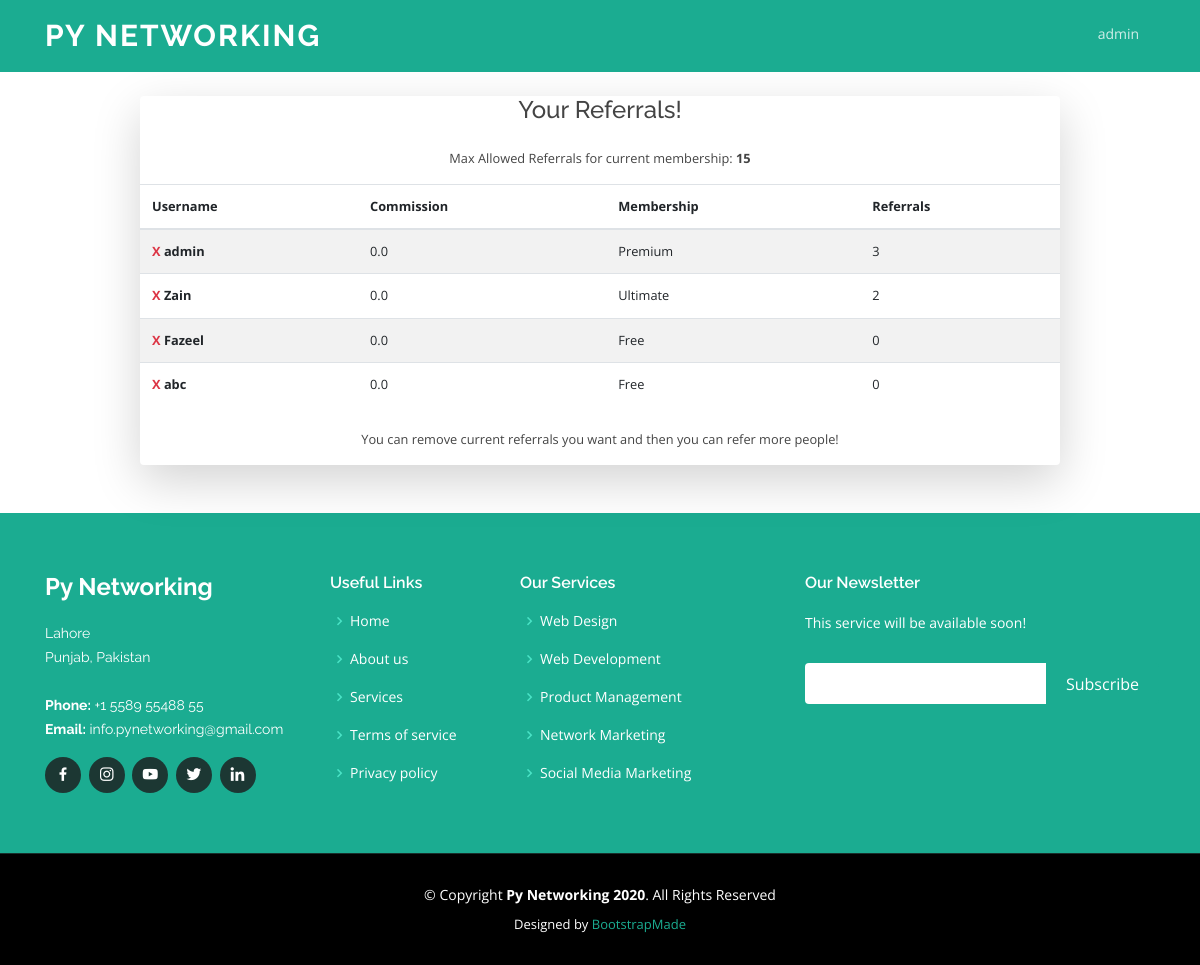
Page /member/referrals_info (signed in) on the committed database.
### member/models.py (models this page shows, shortened)
class Member(models.Model):
    user = models.OneToOneField(User, on_delete=models.CASCADE, primary_key=True)
    cnic = models.CharField(max_length=13, help_text="Without dashes")
    birth_date = models.DateField()
    GENDER_MALE = 0
    GENDER_FEMALE = 1
    GENDER_CHOICES = [(GENDER_MALE, 'Male'), (GENDER_FEMALE, 'Female')]
    gender = models.IntegerField(choices=GENDER_CHOICES,blank=True)
    phone_number = models.CharField(max_length=11,help_text="Starting with 03XX")
    address = models.TextField(max_length=256, blank=True)
    city = models.CharField(max_length=256, blank=True)
    state = models.CharField(max_length=256, blank=True)
    country = models.CharField(max_length=256, blank=True)
    phone_number_verified = models.BooleanField(default=False)
    email_verified = models.BooleanField(default=False)
    account = models.OneToOneField(Account,on_delete=models.CASCADE)
    membership = models.OneToOneField(Membership,on_delete=models.CASCADE)
    referral = models.OneToOneField(Referral,on_delete=models.CASCADE)

class Membership(models.Model):
    user = models.OneToOneField(User, on_delete=models.CASCADE, primary_key=True)
    type = models.ForeignKey(MembershipType,default='free', on_delete=models.CASCADE)
    start_date = models.DateField(default=timezone.now)
    end_date = models.DateField(default=timezone.now)

class MembershipType(models.Model):
    title = models.CharField(max_length=256)
    price = models.IntegerField(default=0)
    max_levels = models.IntegerField(default=0)
    max_referrals = models.IntegerField(default=7)
    months = models.IntegerField(default=0)
    commission_percentage = models.IntegerField(default=5)
    description = models.TextField(max_length=1024, blank=True)

class Referral(models.Model):
    user = models.OneToOneField(User, on_delete=models.CASCADE,related_name='User', primary_key=True)
    referred_by = models.ForeignKey(User,default='admin',related_name='referral', on_delete=models.CASCADE)
    total_referrals = models.IntegerField(default=0)
    commission = models.FloatField(default=0)

### member/views.py (the view)
# urls.py: path('referrals_info',views.referrals,name='referrals_info'),
@login_required
def referrals(request):
    member =Member.objects.get(user=request.user)
    below = Member.objects.filter(referral__referred_by=request.user)
    return render(request,'member/referral_info.html',{'referrals':below,'member':member})

### member/templates/member/referral_info.html (shortened to what this page needs)
{% extends 'base.html' %}
{% load static %}
 {% load widget_tweaks %}
{% block content %}
  <div class="container" style="padding-top: 2%;min-width: min-content" >
    <div class="row justify-content-center">
      <div class="col-xl-10 col-lg-12 col-md-9">
        <div class="card o-hidden border-0 shadow-lg my-5">
          <div class="card-body p-0">
            <div class="row">
              <div class="col-lg-12">
                <div class="p-0">
                  <div class="text-center">
                    <h1 class="h4 text-gray-900 mb-4">Your Referrals!</h1>
                      <p class="text-gray-300 small ">Max Allowed Referrals for current membership: <strong>{{ member.membership.type.max_referrals }}</strong></p>
                     </div>
                    <table class="table table-striped small">
                      <thead>
                        <tr>
                          <th scope="col">Username</th>
                          <th scope="col">Commission</th>
                          <th scope="col">Membership</th>
                          <th scope="col">Referrals</th>
                        </tr>
                      </thead>
                      <tbody>
                      {% for referral in referrals%}
                        <tr>
                          <th scope="row"><a class="text-danger" href="{% url 'referral_remove' referral.pk %}">X</a> {{ referral.referral.user }}</th>
                          <td>{{ referral.referral.commission }}</td>
                          <td>{{ referral.membership.type.title }}</td>
                          <td>{{ referral.referral.total_referrals }}</td>
                        </tr>
                      {% endfor %}
                      </tbody>
                    </table>
                <div class="text-center pt-2">
                    <p class="text-gray-200 small">You can remove current referrals you want and then you can refer more people!</p>
                </div>
              </div>
            </div>
          </div>
        </div>
      </div>
    </div>
  </div>
  </div>
{% endblock content %}

### member/templates/base.html (shortened to what this page needs)
{% load static %}
<!DOCTYPE html>
<html lang="en">
<head>Loading
    <link rel="stylesheet" href="https://stackpath.bootstrapcdn.com/bootstrap/4.4.1/css/bootstrap.min.css">
  <link href="{% static 'home/assets/vendor/bootstrap/css/bootstrap.min.css'  %}" rel="stylesheet">
  <link href="{% static 'home/assets/vendor/icofont/icofont.min.css'  %}" rel="stylesheet">
  <link href="{% static 'home/assets/vendor/boxicons/css/boxicons.min.css'  %}" rel="stylesheet">
  <link href="{% static 'home/assets/vendor/owl.carousel/assets/owl.carousel.min.css'  %}" rel="stylesheet">
  <link href="{% static 'home/assets/vendor/venobox/venobox.css'  %}" rel="stylesheet">
  <link href="{% static 'home/assets/vendor/aos/aos.css'  %}" rel="stylesheet">
  <link href="{% static 'home/assets/css/style.css'%}" rel="stylesheet">
</head>
<body>
  <header id="header" class="fixed-top">
    <div class="container d-flex">
      <div class="logo mr-auto">
       <h1 class="text-light"><a href={% url 'home' %}>Py Networking</a></h1>
      </div>
      <nav class="nav-menu d-none d-lg-block">
        <ul>
           {% if request.user.is_authenticated %}
            <li class="drop-down"><a href="">{{ request.user.username}}</a>
              </li>
            </ul>
               {% else%}
               <li><a href={% url 'login' %}>Login/SignUp</a></li>
            {% endif %}
      </nav>
    </div>
  </header>
  {% block content %}
  {% endblock %}
  <footer id="footer">
    <div class="footer-top">
      <div class="container">
        <div class="row">
          <div class="col-lg-3 col-md-6">
            <div class="footer-info">
              <h3>Py Networking</h3>
              <p>
                Lahore <br>
                Punjab, Pakistan<br><br>
                <strong>Phone:</strong> +1 5589 55488 55<br>
                <strong>Email:</strong> info.pynetworking@gmail.com<br>
              </p>
              <div class="social-links mt-3">
                <a href="https://www.facebook.com/pynetworking" class="facebook"><i class="bx bxl-facebook"></i></a>
                <a href="https://www.instagram.com/pynetworking/" class="instagram"><i class="bx bxl-instagram"></i></a>
                <a href="https://www.youtube.com/channel/UC60tYPSpQHFFvM3r72Sv3ZQ" class="google-plus"><i class="bx bxl-youtube"></i></a>
                <a href="https://twitter.com/PyNetworking" class="twitter"><i class="bx bxl-twitter"></i></a>
                <a href="https://www.linkedin.com/in/py-networking-3548661a8/" class="linkedin"><i class="bx bxl-linkedin"></i></a>
              </div>
            </div>
          </div>
          <div class="col-lg-2 col-md-6 footer-links">
            <h4>Useful Links</h4>
            <ul>
              <li><i class="bx bx-chevron-right"></i> <a href="{% url 'home' %}">Home</a></li>
              <li><i class="bx bx-chevron-right"></i> <a href="{% url 'home' %}">About us</a></li>
              <li><i class="bx bx-chevron-right"></i> <a href="{% url 'home' %}">Services</a></li>
              <li><i class="bx bx-chevron-right"></i> <a href="#">Terms of service</a></li>
              <li><i class="bx bx-chevron-right"></i> <a href="#">Privacy policy</a></li>
            </ul>
          </div>
          <div class="col-lg-3 col-md-6 footer-links">
            <h4>Our Services</h4>
            <ul>
              <li><i class="bx bx-chevron-right"></i> <a href="#">Web Design</a></li>
              <li><i class="bx bx-chevron-right"></i> <a href="#">Web Development</a></li>
              <li><i class="bx bx-chevron-right"></i> <a href="#">Product Management</a></li>
              <li><i class="bx bx-chevron-right"></i> <a href="#">Network Marketing</a></li>
              <li><i class="bx bx-chevron-right"></i> <a href="#">Social Media Marketing</a></li>
            </ul>
          </div>
          <div class="col-lg-4 col-md-6 footer-newsletter">
            <h4>Our Newsletter</h4>
            <p>This service will be available soon!</p>
            <form action="" method="post">
              <input type="email" name="email"><input type="submit" value="Subscribe">
            </form>
          </div>
        </div>
      </div>
    </div>
    <div class="container">
      <div class="copyright">
        &copy; Copyright <strong><span>Py Networking 2020</span></strong>. All Rights Reserved
      </div>
      <div class="credits">
        Designed by <a href="https://bootstrapmade.com/">BootstrapMade</a>
      </div>
    </div>
  </footer>
</body>
</html>

### static/home/assets/css/style.css (style rules this page uses)
body { font-family: "Open Sans", sans-serif; color: #444444; }
a { color: #1bac91; }
h1, h2, h3, h4, h5, h6 { font-family: "Raleway", sans-serif; }
#header { height: 72px; transition: all 0.5s; z-index: 997; transition: all 0.5s; padding: 15px 0; background: #1bac91; }
#header .logo h1 { font-size: 30px; margin: 0; padding: 6px 0; line-height: 1; font-weight: 700; letter-spacing: 2px; text-transform: uppercase; }
#header .logo h1 a, #header .logo h1 a:hover { color: #fff; text-decoration: none; }
.nav-menu, .nav-menu * { margin: 0; padding: 0; list-style: none; }
.nav-menu > ul > li { position: relative; white-space: nowrap; float: left; }
.nav-menu a { display: block; position: relative; color: rgba(255, 255, 255, 0.8); padding: 8px 0 12px 0; transition: 0.3s; font-size: 14px; font-family: "Open Sans", sans-serif; }
.nav-menu > ul > li > a:before { content: ""; position: absolute; width: 100%; height: 2px; bottom: 3px; left: 0; background-color: #1bac91; visibility: hidden; width: 0px; transition: all 0.3s ease-in-out 0s; }
.nav-menu .drop-down > a:after { content: "\ea99"; font-family: IcoFont; padding-left: 5px; }
.mobile-nav { position: fixed; top: 55px; right: 15px; bottom: 15px; left: 15px; z-index: 9999; overflow-y: auto; background: #fff; transition: ease-in-out 0.2s; opacity: 0; visibility: hidden; border-radius: 10px; padding: 10px 0; }
.mobile-nav * { margin: 0; padding: 0; list-style: none; }
.mobile-nav a { display: block; position: relative; color: #21413c; padding: 10px 20px; font-weight: 500; outline: none; }
.mobile-nav .drop-down > a:after { content: "\ea99"; font-family: IcoFont; padding-left: 10px; position: absolute; right: 15px; }
.mobile-nav .drop-down > a { padding-right: 35px; }
#footer { background: black; padding: 0 0 30px 0; color: #fff; font-size: 14px; }
#footer .footer-top { background: #1bac91; border-bottom: 1px solid #18302c; padding: 60px 0 30px 0; }
#footer .footer-top .footer-info { margin-bottom: 30px; }
#footer .footer-top .footer-info h3 { font-size: 24px; margin: 0 0 20px 0; padding: 2px 0 2px 0; line-height: 1; font-weight: 700; }
#footer .footer-top .footer-info p { font-size: 14px; line-height: 24px; margin-bottom: 0; font-family: "Raleway", sans-serif; color: #fff; }
#footer .footer-top .social-links a { font-size: 18px; display: inline-block; background: #1c3733; color: #fff; line-height: 1; padding: 8px 0; margin-right: 4px; border-radius: 50%; text-align: center; width: 36px; height: 36px; transition: 0.3s; }
#footer .footer-top h4 { font-size: 16px; font-weight: 600; color: #fff; position: relative; padding-bottom: 12px; }
#footer .footer-top .footer-links { margin-bottom: 30px; }
#footer .footer-top .footer-links ul { list-style: none; padding: 0; margin: 0; }
#footer .footer-top .footer-links ul i { padding-right: 2px; color: #4ae3c6; font-size: 18px; line-height: 1; }
#footer .footer-top .footer-links ul li { padding: 10px 0; display: flex; align-items: center; }
#footer .footer-top .footer-links ul li:first-child { padding-top: 0; }
#footer .footer-top .footer-links ul a { color: #fff; transition: 0.3s; display: inline-block; line-height: 1; }
#footer .footer-top .footer-newsletter form { margin-top: 30px; background: #fff; padding: 6px 10px; position: relative; border-radius: 4px 0 0 4px; }
#footer .footer-top .footer-newsletter form input[type="email"] { border: 0; padding: 4px; width: calc(100% - 110px); }
#footer .footer-top .footer-newsletter form input[type="submit"] { position: absolute; top: 0; right: -4px; bottom: 0; border: 0; background: none; font-size: 16px; padding: 0 20px; background: #1bac91; color: #fff; transition: 0.3s; border-radius: 0 4px 4px 0; }
#footer .copyright { text-align: center; padding-top: 30px; }
#footer .credits { padding-top: 10px; text-align: center; font-size: 13px; color: #fff; }

### rows in the picture
Member: membership.type.max_referrals "15", referral.user "admin", referral.commission "0.0", membership.type "Premium", referral.total_referrals "3"
Member: referral.user "Zain", referral.commission "0.0", membership.type "Ultimate", referral.total_referrals "2"
Member: referral.user "Fazeel", referral.commission "0.0", membership.type "Free", referral.total_referrals "0"
Member: referral.user "abc", referral.commission "0.0", membership.type "Free", referral.total_referrals "0"

### other values in the picture
{{ request.user.username }} "admin"
